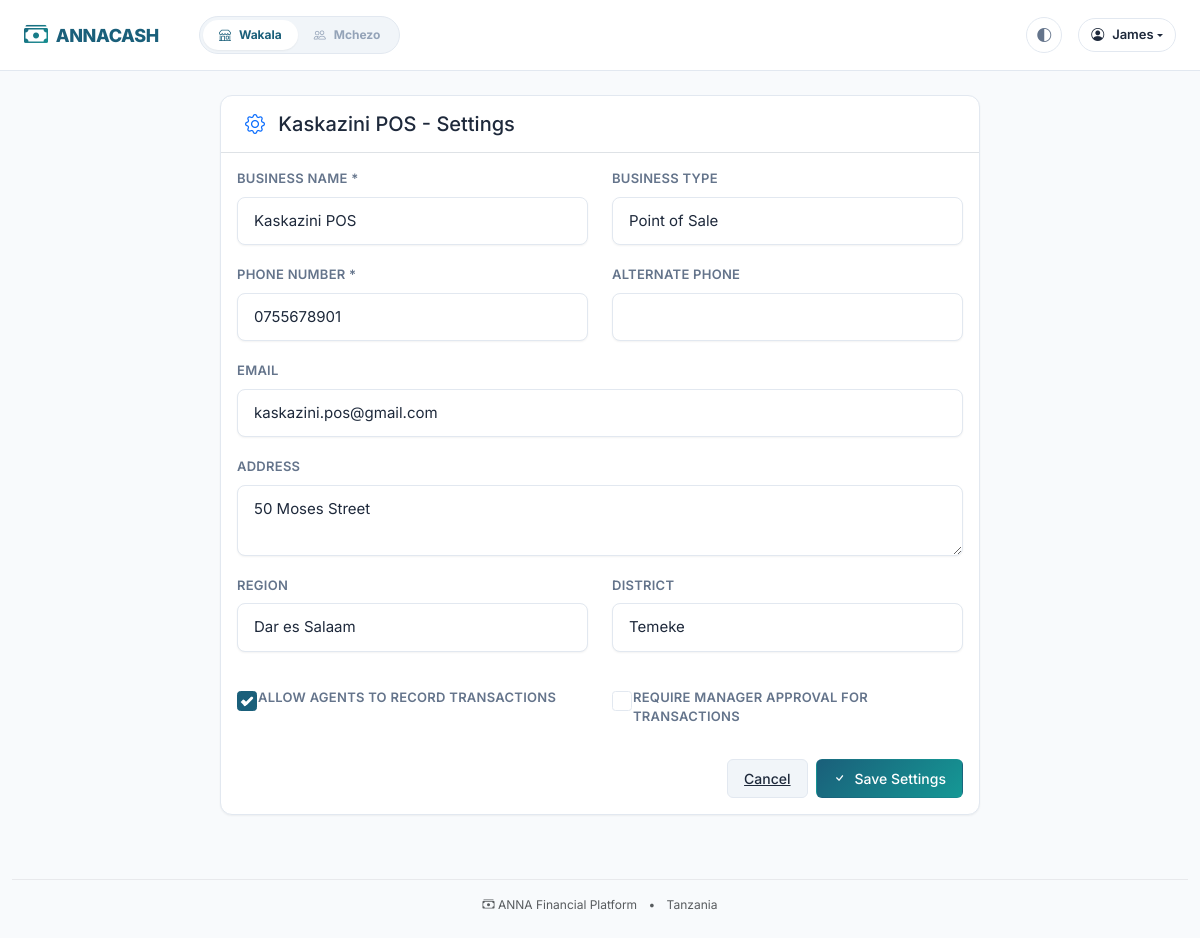
/wakala/55/settings/ (signed in), run on the app's committed database.
### accounts/models.py (models this page shows, shortened)
class User(AbstractBaseUser, PermissionsMixin):
    email = models.EmailField(unique=True)
    phone_number = models.CharField(max_length=20, unique=True, blank=True, null=True)
    first_name = models.CharField(max_length=100)
    last_name = models.CharField(max_length=100)
    is_active = models.BooleanField(default=True)
    is_staff = models.BooleanField(default=False)
    is_superuser = models.BooleanField(default=False)
    date_joined = models.DateTimeField(default=timezone.now)
    last_login = models.DateTimeField(blank=True, null=True)
    profile_image = models.ImageField(upload_to="profiles/", blank=True, null=True)
    bio = models.TextField(blank=True)
    timezone = models.CharField(max_length=50, default="Africa/Nairobi")
    national_id = models.CharField(max_length=20, blank=True, null=True)
    region = models.CharField(max_length=100, blank=True)
    district = models.CharField(max_length=100, blank=True)
    objects = UserManager()
    USERNAME_FIELD = "email"
    REQUIRED_FIELDS = ["first_name", "last_name"]
    class Meta:
        verbose_name = "User"
        verbose_name_plural = "Users"
        ordering = ["-date_joined"]
    def get_full_name(self):
        return f"{self.first_name} {self.last_name}".strip()

### wakala/models.py (models this page shows, shortened)
class Wakala(AuditableModel):
    name = models.CharField(max_length=200)
    business_type = models.CharField(max_length=100)
    registration_number = models.CharField(max_length=50, blank=True, null=True)
    tin = models.CharField(max_length=20, blank=True, null=True)
    phone_number = models.CharField(max_length=20)
    alternate_phone = models.CharField(max_length=20, blank=True, null=True)
    email = models.EmailField(blank=True, null=True)
    address = models.TextField(blank=True)
    region = models.CharField(max_length=100, blank=True)
    district = models.CharField(max_length=100, blank=True)
    owner = models.ForeignKey(
        settings.AUTH_USER_MODEL, on_delete=models.PROTECT, related_name="wakala_owned"
    )
    is_active = models.BooleanField(default=True)
    allows_agents = models.BooleanField(default=True)
    requires_manager_approval = models.BooleanField(default=False)
    established_date = models.DateField(default=timezone.now)
    class Meta:
        verbose_name = "Wakala"
        verbose_name_plural = "Wakalas"
        ordering = ["name"]

### wakala/views.py (the view, shortened to what this page needs)
# urls.py: path("<int:wakala_id>/settings/", views.wakala_settings, name="settings"),
@login_required
def wakala_settings(request, wakala_id):
    wakala = get_object_or_404(Wakala, pk=wakala_id)
    if not has_wakala_role(request.user, wakala, ["owner"]):
        messages.error(request, "Only owners can access settings.")
        return redirect("dashboard:wakala", wakala_id=wakala.id)
    return render(
        request,
        "wakala/settings.html",
        {
            "wakala": wakala,
            "page_title": f"{wakala.name} - Settings",
        },
    )

### templates/wakala/settings.html (shortened to what this page needs)
{% extends 'base.html' %}
{% block content %}
<div class="row justify-content-center">
    <div class="col-md-8">
        <div class="anna-card">
            <div class="anna-card-header px-4 py-3 border-bottom">
                <h5 class="mb-0">
                    <i class="bi bi-gear text-primary me-2"></i> {{ page_title }}
                </h5>
            </div>
            <form method="post" class="anna-card-body">
                <div class="row">
                    <div class="col-md-6">
                        <div class="anna-form-group">
                            <label class="anna-form-label" for="id_name">
                                Business Name *
                            </label>
                            <input type="text" name="name" id="id_name" class="anna-form-input" value="{{ wakala.name }}" required>
                        </div>
                    </div>
                    <div class="col-md-6">
                        <div class="anna-form-group">
                            <label class="anna-form-label" for="id_business_type">
                                Business Type
                            </label>
                            <input type="text" name="business_type" id="id_business_type" class="anna-form-input" value="{{ wakala.business_type }}">
                        </div>
                    </div>
                </div>
                <div class="row">
                    <div class="col-md-6">
                        <div class="anna-form-group">
                            <label class="anna-form-label" for="id_phone_number">
                                Phone Number *
                            </label>
                            <input type="text" name="phone_number" id="id_phone_number" class="anna-form-input" value="{{ wakala.phone_number }}" required>
                        </div>
                    </div>
                    <div class="col-md-6">
                        <div class="anna-form-group">
                            <label class="anna-form-label" for="id_alternate_phone">
                                Alternate Phone
                            </label>
                            <input type="text" name="alternate_phone" id="id_alternate_phone" class="anna-form-input" value="{{ wakala.alternate_phone|default:'' }}">
                        </div>
                    </div>
                </div>
                <div class="anna-form-group">
                    <label class="anna-form-label" for="id_email">
                        Email
                    </label>
                    <input type="email" name="email" id="id_email" class="anna-form-input" value="{{ wakala.email|default:'' }}">
                </div>
                <div class="anna-form-group">
                    <label class="anna-form-label" for="id_address">
                        Address
                    </label>
                    <textarea name="address" id="id_address" class="anna-form-input" rows="2">{{ wakala.address|default:'' }}</textarea>
                </div>
                <div class="row">
                    <div class="col-md-6">
                        <div class="anna-form-group">
                            <label class="anna-form-label" for="id_region">
                                Region
                            </label>
                            <input type="text" name="region" id="id_region" class="anna-form-input" value="{{ wakala.region|default:'' }}">
                        </div>
                    </div>
                    <div class="col-md-6">
                        <div class="anna-form-group">
                            <label class="anna-form-label" for="id_district">
                                District
                            </label>
                            <input type="text" name="district" id="id_district" class="anna-form-input" value="{{ wakala.district|default:'' }}">
                        </div>
                    </div>
                </div>
                <div class="row mt-3">
                    <div class="col-md-6">
                        <div class="form-check">
                            <input type="checkbox" name="allows_agents" id="id_allows_agents" class="form-check-input"{% if wakala.allows_agents %} checked{% endif %}>
                            <label class="form-check-label" for="id_allows_agents">
                                Allow agents to record transactions
                            </label>
                        </div>
                    </div>
                    <div class="col-md-6">
                        <div class="form-check">
                            <input type="checkbox" name="requires_manager_approval" id="id_requires_manager_approval" class="form-check-input"{% if wakala.requires_manager_approval %} checked{% endif %}>
                            <label class="form-check-label" for="id_requires_manager_approval">
                                Require manager approval for transactions
                            </label>
                        </div>
                    </div>
                </div>
                <div class="d-flex justify-content-end gap-2 mt-4">
                    <a href="{% url 'dashboard:wakala' wakala_id=wakala.id %}" class="anna-btn anna-btn-secondary">
                        Cancel
                    </a>
                    <button type="submit" class="anna-btn anna-btn-primary">
                        <i class="bi bi-check"></i> Save Settings
                    </button>
                </div>
            </form>
        </div>
    </div>
</div>
{% endblock %}

### templates/base.html (shortened to what this page needs)
<!DOCTYPE html>
<html lang="sw">
<head>
    {% load static %}
    <link href="https://cdn.jsdelivr.net/npm/bootstrap@5.3.0/dist/css/bootstrap.min.css" rel="stylesheet">
    <link href="https://cdn.jsdelivr.net/npm/bootstrap-icons@1.11.0/font/bootstrap-icons.css" rel="stylesheet">
    <link href="{% static 'css/variables.css' %}" rel="stylesheet">
    <link href="{% static 'css/anna.css' %}" rel="stylesheet">
</head>
<body>
    <nav class="navbar navbar-expand-lg anna-navbar">
        <div class="container-fluid px-3 px-lg-4">
            <a class="navbar-brand anna-navbar-brand" href="/">
                <i class="bi bi-cash-stack"></i> ANNACASH
            </a>
            {% if user.is_authenticated %}
            <div class="collapse navbar-collapse" id="navbarNav">
                <div class="anna-app-switcher ms-lg-4 me-auto d-none d-lg-flex">
                    {% if has_wakala_access %}
                    <a href="{% url 'dashboard:app_switcher' %}?app=wakala" class="anna-app-switcher-btn {% if request.path|slice:':8' == '/wakala' or '/wakala/' in request.path %}active{% endif %}">
                        <i class="bi bi-shop"></i> Wakala
                    </a>
                    {% endif %}
                    {% if has_mchezo_access %}
                    <a href="{% url 'dashboard:app_switcher' %}?app=mchezo" class="anna-app-switcher-btn {% if request.path|slice:':7' == '/mchezo' or '/mchezo/' in request.path %}active{% endif %}">
                        <i class="bi bi-people"></i> Mchezo
                    </a>
                    {% endif %}
                </div>
                <div class="d-flex flex-column flex-lg-row align-items-lg-center gap-3 mt-3 mt-lg-0 ms-auto">
                    <button class="theme-toggle d-none d-lg-flex" title="Cycle theme">
                        <i class="bi bi-circle-half"></i>
                    </button>
                    <div class="dropdown d-none d-lg-block">
                        <button class="anna-user-menu-btn dropdown-toggle d-flex align-items-center" type="button" data-bs-toggle="dropdown" aria-expanded="false">
                            <i class="bi bi-person-circle me-2"></i>
                            <span class="d-none d-sm-inline">{{ user.first_name|default:user.email|truncatechars:15 }}</span>
                        </button>
                    </div>
                </div>
            </div>
            {% endif %}
        </div>
    </nav>
    <main class="container-fluid px-3 px-lg-4 py-4">
        {% block content %}{% endblock %}
    </main>
    <footer class="text-center py-4 text-muted" style="font-size: 0.75rem;">
        <div class="container-fluid">
            <hr class="my-3" style="opacity: 0.1;">
            <p class="mb-0">
                <i class="bi bi-cash-stack"></i> ANNA Financial Platform
                <span class="mx-2">•</span>
                Tanzania
            </p>
        </div>
    </footer>
</body>
</html>

### data on the page
User: first_name "James"
Wakala: name "Kaskazini POS", business_type "Point of Sale", phone_number "0755678901", email "kaskazini.pos@gmail.com", address "50 Moses Street", region "Dar es Salaam", district "Temeke", allows_agents "☑"

### other printed values
{{ page_title }} "Kaskazini POS - Settings"
